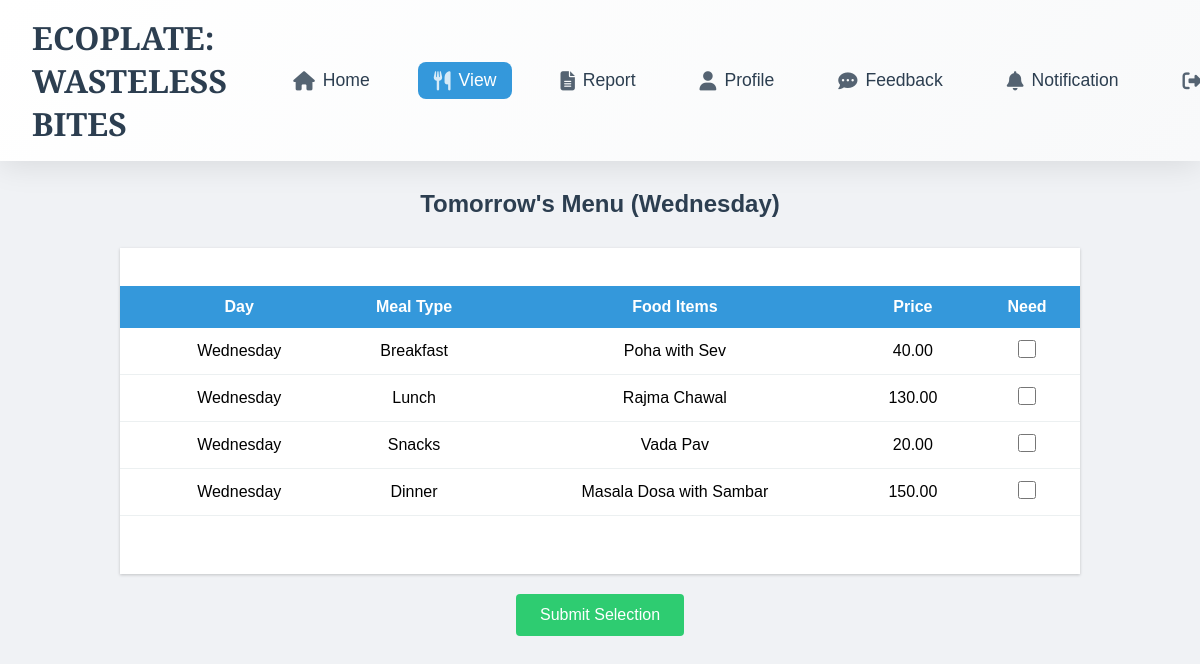
The page /view.php on the database its author committed.
### tables this page shows
CREATE TABLE `weekly_menu` (
  `id` int(11) NOT NULL,
  `day_of_week` enum('Monday','Tuesday','Wednesday','Thursday','Friday','Saturday','Sunday') NOT NULL,
  `meal_type` enum('Breakfast','Lunch','Snacks','Dinner') NOT NULL,
  `food_item` varchar(50) NOT NULL,
  `price` decimal(5,2) NOT NULL
);

### view.php (the view, shortened to what this page needs)
<?php
include("dbconnect.php");
$daysOfWeek = ["Sunday", "Monday", "Tuesday", "Wednesday", "Thursday", "Friday", "Saturday"];
$todayIndex = date("w");
$tomorrowIndex = ($todayIndex + 1) % 7;
$tomorrowDay = $daysOfWeek[$tomorrowIndex];
$tomorrowMenuData = [];
$qry = mysqli_query($conn, "SELECT * FROM weekly_menu WHERE day_of_week = '$tomorrowDay'");
while ($row = mysqli_fetch_array($qry)) {
    $tomorrowMenuData[] = $row;
}
?>
<!DOCTYPE html>
<html lang="en">
<head>
    <link rel="stylesheet" href="https://cdnjs.cloudflare.com/ajax/libs/font-awesome/6.4.0/css/all.min.css">
    <link rel="stylesheet" href="index.css">
</head>
<body>
    <nav class="navbar">
        <div class="nav-content">
            <a href="#" class="logo" style="margin-right:50px">ECOPLATE: WASTELESS BITES</a>
            <div class="nav-links">
                <a href="uhome.php" class="nav-link ">
                    <i class="fas fa-home"></i> Home
                </a>
                <a href="view.php" class="nav-link active">
               <i class="fa-solid fa-utensils"></i> View
                </a>
                <a href="myorders.php" class="nav-link">
                   <i class="fa-solid fa-file-alt"></i>Report
                </a>
                <a href="profile.php" class="nav-link">
                    <i class="fas fa-user"></i> Profile
                </a>
                <a href="givef.php" class="nav-link">
              <i class="fa-solid fa-comment-dots"></i>Feedback
                </a>
				<a href="vnoti.php" class="nav-link ">
                <i class="fa-solid fa-bell"></i>
                    Notification
                </a>
                <a href="index.php" class="nav-link">
        <i class="fa-solid fa-right-from-bracket"></i> Logout
                </a>
            </div>
        </div>
    </nav>
    <br><br><br><br><br>
  <form method="POST" style="max-width: 1000px; margin: 80px auto; font-family: Arial, sans-serif; padding: 20px;">
    <h3 style="text-align: center; color: #2c3e50; font-size: 24px; margin-bottom: 30px;">Tomorrow's Menu (<?php echo $tomorrowDay; ?>)</h3>
    <table style="width: 100%; border-collapse: collapse; margin: 20px 0; background-color: #ffffff; box-shadow: 0 1px 3px rgba(0,0,0,0.2);">
        <tr>
            <td colspan="10" style="padding: 10px;">&nbsp;</td>
        </tr>
        <tr style="background-color: #3498db; color: white;">
            <td style="padding: 12px;">&nbsp;</td>
            <td style="padding: 12px; text-align: center; font-weight: bold;">Day</td>
            <td style="padding: 12px; text-align: center; font-weight: bold;">Meal Type</td>
            <td style="padding: 12px; text-align: center; font-weight: bold;">Food Items</td>
            <td style="padding: 12px; text-align: center; font-weight: bold;">Price</td>
            <td style="padding: 12px; text-align: center; font-weight: bold;">Need</td>
        </tr>
        <?php foreach ($tomorrowMenuData as $index => $menu) { ?>
        <tr style="border-bottom: 1px solid #ecf0f1; transition: background-color 0.3s ease;">
            <td style="padding: 12px; width: 1%;">&nbsp;</td>
            <td style="padding: 12px; text-align: center;"><?php echo $menu['day_of_week']; ?></td>
            <td style="padding: 12px; text-align: center;"><?php echo $menu['meal_type']; ?></td>
            <td style="padding: 12px; text-align: center;"><?php echo $menu['food_item']; ?></td>
            <td style="padding: 12px; text-align: center;"><?php echo $menu['price']; ?></td>
            <td style="padding: 12px; text-align: center;">
                <input type="checkbox"
                       name="need[<?php echo $index; ?>]"
                       value="1"
                       style="width: 18px; height: 18px; cursor: pointer;"
                />
            </td>
        </tr>
        <?php } ?>
        <tr>
            <td colspan="7" style="padding: 20px; text-align: center;">&nbsp;</td>
        </tr>
    </table>
    <div style="text-align: center; margin-top: 20px;">
        <input type="submit"
               name="btn"
               value="Submit Selection"
               style="background-color: #2ecc71;
                      color: white;
                      padding: 12px 24px;
                      border: none;
                      border-radius: 4px;
                      cursor: pointer;
                      font-size: 16px;
                      transition: background-color 0.3s ease;"
               onmouseover="this.style.backgroundColor='#27ae60'"
               onmouseout="this.style.backgroundColor='#2ecc71'"
        />
    </div>
</form>
    <br><br><br><br>
</body>
</html>

### index.css (style rules this page uses)
* { margin: 0; padding: 0; box-sizing: border-box; }
body { font-family: 'Poppins', sans-serif; background: #f5f5f5; }
.navbar { background: linear-gradient(135deg, #ffffff 0%, #f8f9fa 100%); padding: 1rem 2rem; box-shadow: 0 4px 30px rgba(0, 0, 0, 0.1); position: fixed; width: 100%; top: 0; z-index: 1000; transition: all 0.3s ease; }
.nav-content { max-width: 1200px; margin: 0 auto; display: flex; justify-content: space-between; align-items: center; }
.logo { font-family: 'Playfair Display', serif; font-size: 2rem; font-weight: 700; color: #2c3e50; text-decoration: none; transition: all 0.3s ease; }
.nav-links { display: flex; gap: 2rem; align-items: center; }
.nav-link { text-decoration: none; color: #2c3e50; font-size: 1.1rem; font-weight: 400; display: flex; align-items: center; gap: 0.5rem; padding: 0.5rem 1rem; border-radius: 8px; transition: all 0.3s ease; }
.nav-link i { font-size: 1.2rem; opacity: 0.8; }
.nav-link.active { background: #3498db; color: white; }
body { font-family: Arial, sans-serif; background-color: #f0f2f5; }

### rows shown on the page
weekly_menu: day_of_week "Wednesday", meal_type "Breakfast", food_item "Poha with Sev", price "40.00"
weekly_menu: day_of_week "Wednesday", meal_type "Lunch", food_item "Rajma Chawal", price "130.00"
weekly_menu: day_of_week "Wednesday", meal_type "Snacks", food_item "Vada Pav", price "20.00"
weekly_menu: day_of_week "Wednesday", meal_type "Dinner", food_item "Masala Dosa with Sambar", price "150.00"
